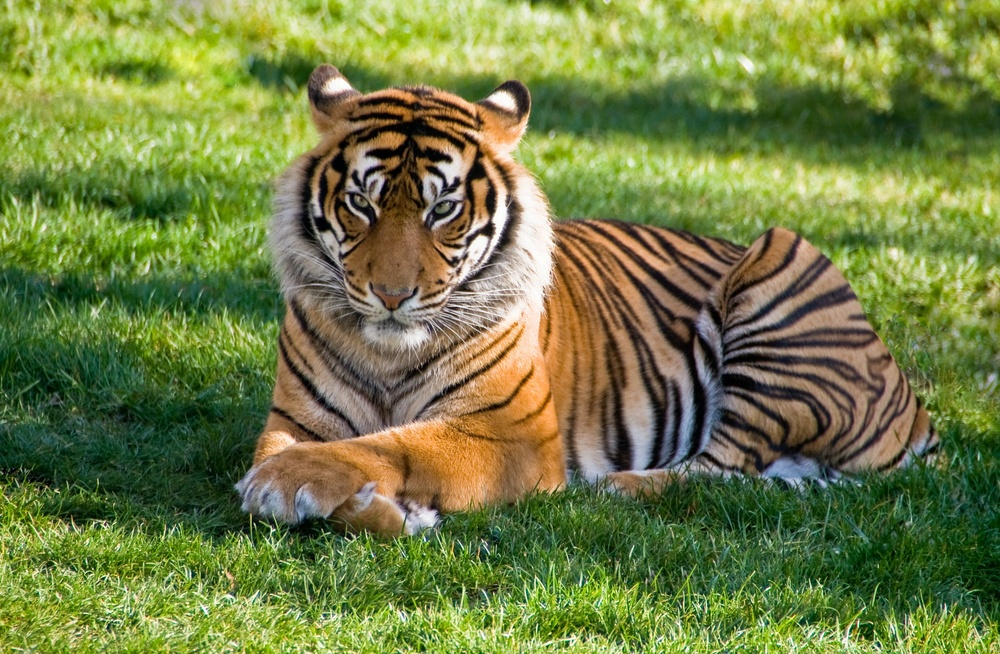
#> input picture image/tiger.jpeg, 1000 x 654 px, shrunk from 2292 x 1500 before the run, found by its file name
$ jupyter execute Histogram.ipynb
#> lines starting #> are read from the running program, lines starting #| are printed output that depends on the picture
# Import Libaries

[cell 1]
import numpy as np
import cv2 as cv
import matplotlib.pyplot as plt

# Read Image

[cell 2]
def read_image():
    path = "/media/rifat/STUDY/4-1/LAB/Image_Processing/image/tiger.jpeg"
    img = plt.imread(path)
#> img is the input picture: shape (654, 1000, 3); mean R, G, B 114.6, 126.5, 68.1
    grayscal = cv.cvtColor(img,cv.COLOR_RGB2GRAY)
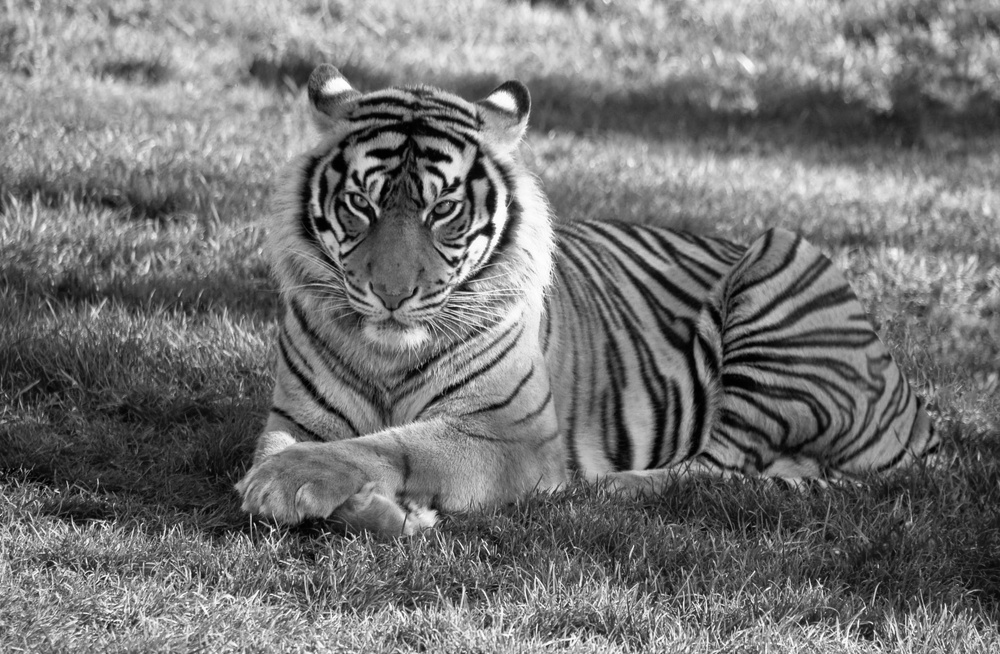
#> grayscal: shape (654, 1000); min 0, max 255, mean 116.3
    return img, grayscal

# Opencv Histrogram

[cell 3]
def hisogram_opencv(img):
    histr = cv.calcHist([img],[0],None,[256],[0,256])
    plt.plot(histr)
    plt.title("Opencv histogram")
    plt.show()

    return histr

# Manual Histrogram

[cell 4]
def hisogram_manual(img):
    img = np.rint(img)
    img = img.ravel()
    img = img.astype(int)
    cnt = []
    num = []
    for i in range(0,256):
        num.append(i)
        cnt.append(0)
    n = img.size

    for i in range(n):
        cnt[img[i]] += 1

    plt.plot(num,cnt)
    plt.title("Manual histogram")
    plt.show()


    return cnt

# Histrogram Compare

[cell 5]
def compare(x,y):
    dif = []
    for i in range (0,256):
        c = int(x[i]-y[i])
        dif.append(c)

    plt.plot(dif)
    plt.title("Opencv vs Manual histogram Difference")
    plt.show()

[cell 6]
if __name__ == "__main__":
    img, grayscal = read_image()
    print("Image Shape and Size",grayscal.shape, grayscal.size)
#| Image Shape and Size (654, 1000) 654000
    x = hisogram_manual(grayscal)
#> after the loop in hisogram_manual, `for i in range(n):`: cnt = 256 values, max 4156 at index 148, min 6 at index 255, mean 2554.7
#> in hisogram_manual, `plt.show()`:
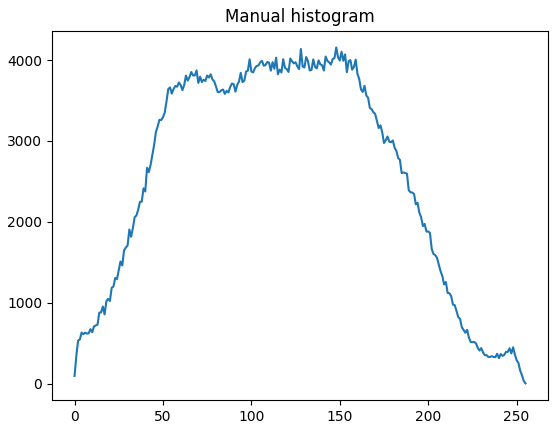
#> figure drawn by matplotlib, 1 panel; curve peaks at x = 148, y = 4156
#> x has the same summary as cnt in hisogram_manual
    y = hisogram_opencv(grayscal)
#> in hisogram_opencv, `histr = cv.calcHist([img],[0],None,[256],[0,256])`: histr has the same summary as cnt in hisogram_manual
#> y has the same summary as cnt in hisogram_manual
    compare(x,y)
#> after the loop in compare, `for i in range (0,256):`: dif = 256 values from 0 to 0
#> in compare, `plt.show()`:
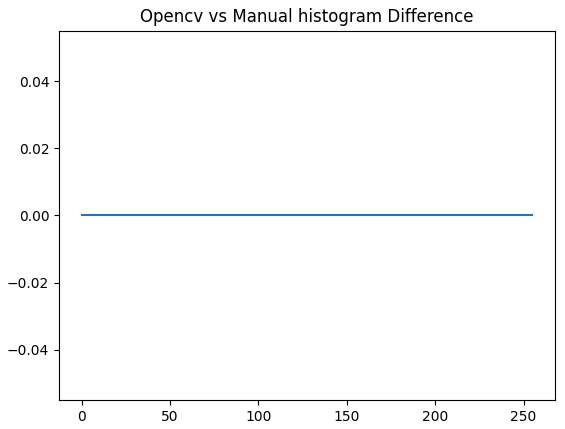
#> figure drawn by matplotlib, 1 panel

$ run again, with image/paddy.jpeg copied over image/tiger.jpeg
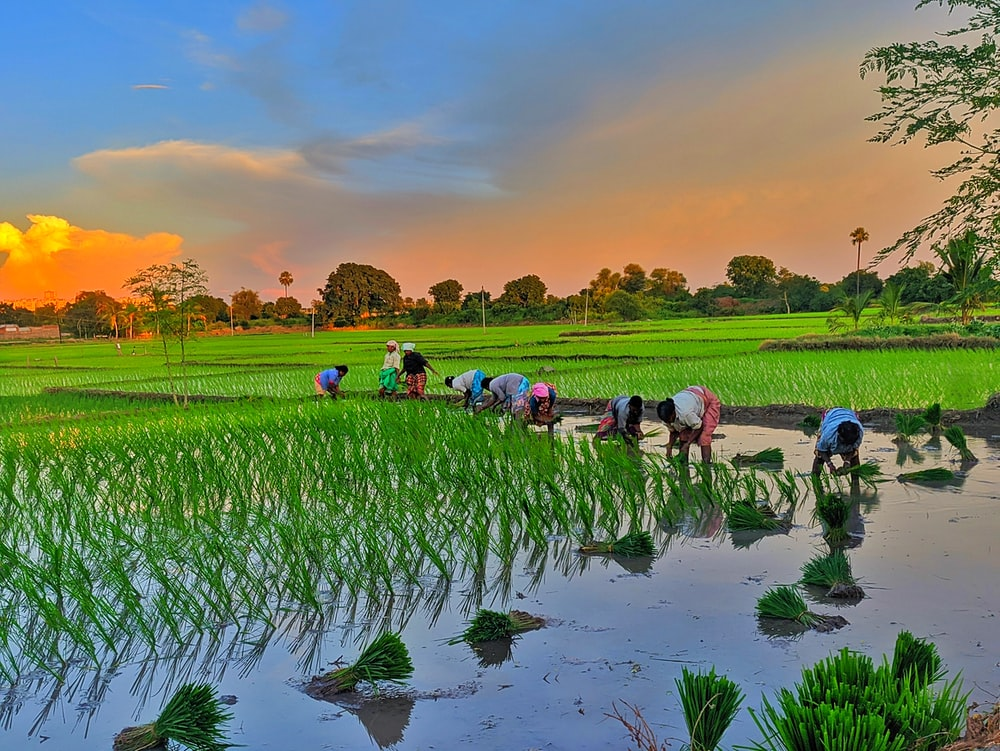
#> input picture image/paddy.jpeg, 1000 x 751 px, found by its file name
#> in read_image, img is the input picture: shape (751, 1000, 3); mean R, G, B 112.2, 127, 101.8
#> in read_image, `grayscal = cv.cvtColor(img,cv.COLOR_RGB2GRAY)`:
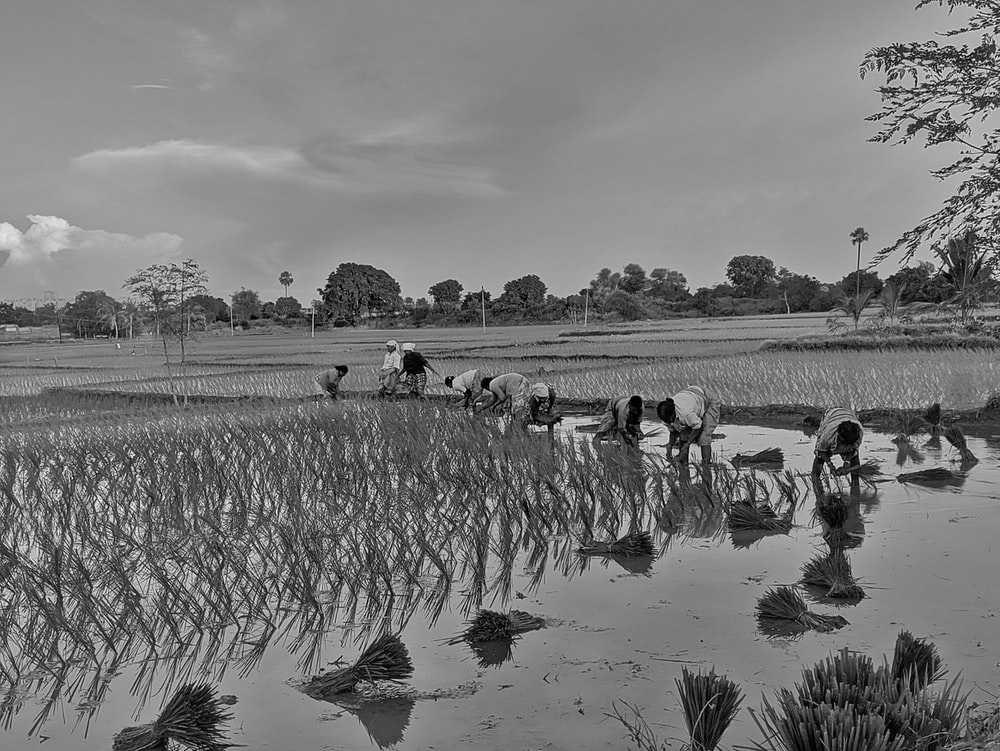
#> grayscal: shape (751, 1000); min 0, max 253, mean 119.7
#| Image Shape and Size (751, 1000) 751000
#> img: shape (751, 1000) float16
#> after the loop in hisogram_manual, `for i in range(n):`: cnt = 256 values, max 15457 at index 137, min 0 at index 251, mean 2933.6
#> in hisogram_manual, `plt.show()`:
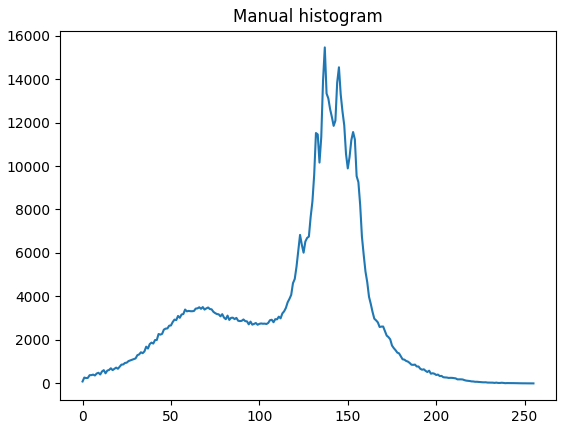
#> figure drawn by matplotlib, 1 panel; curve peaks at x = 137, y = 15457
#> x has the same summary as cnt in hisogram_manual
#> histr has the same summary as cnt in hisogram_manual
#> y has the same summary as cnt in hisogram_manual
#> after the loop in compare, `for i in range (0,256):`: dif = 256 values from 0 to 0

$ run again, with image/1.jpg copied over image/tiger.jpeg
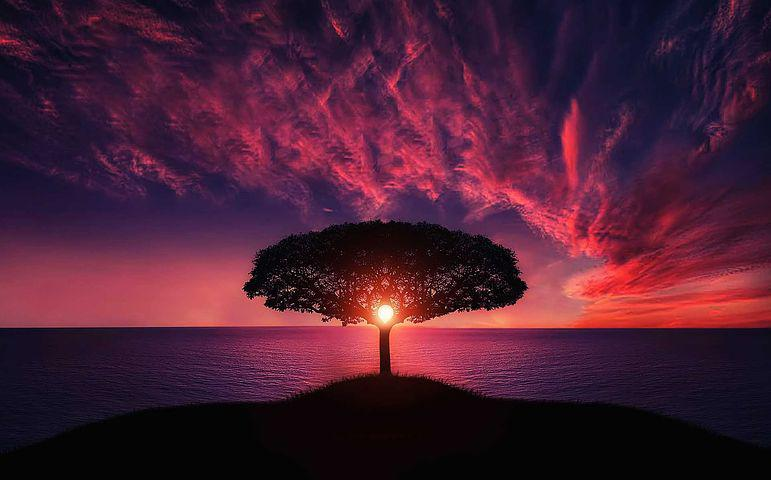
#> input picture image/1.jpg, 771 x 480 px, found by its file name
#> in read_image, img is the input picture: shape (480, 771, 3); mean R, G, B 73.7, 30.4, 51.4
#> in read_image, `grayscal = cv.cvtColor(img,cv.COLOR_RGB2GRAY)`:
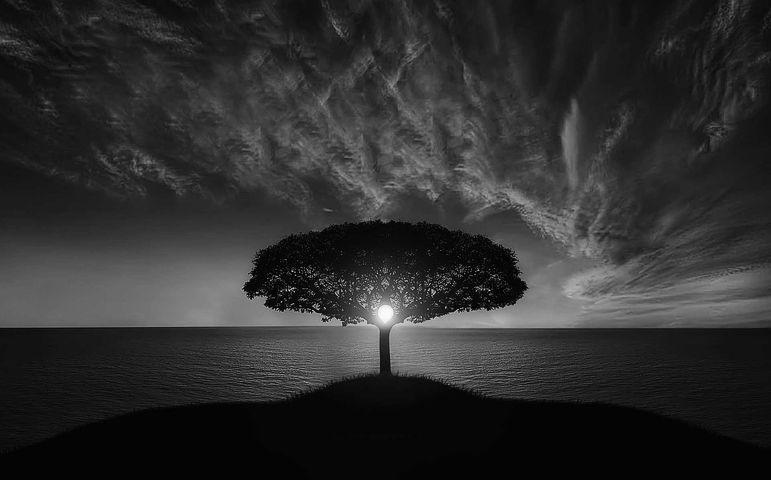
#> grayscal: shape (480, 771); min 0, max 254, mean 45.7
#| Image Shape and Size (480, 771) 370080
#> img: shape (480, 771) float16
#> after the loop in hisogram_manual, `for i in range(n):`: cnt = 256 values, max 34227 at index 4, min 0 at index 221, mean 1445.6
#> in hisogram_manual, `plt.show()`:
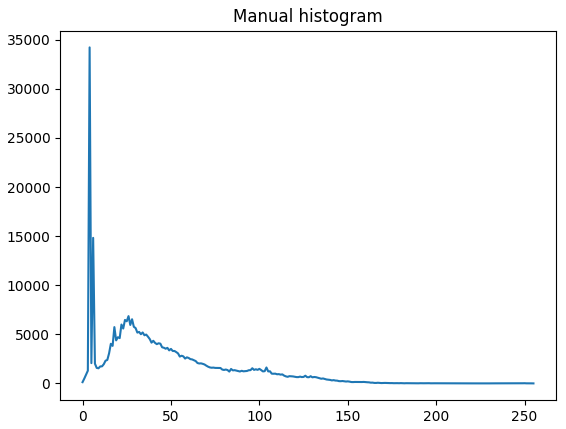
#> figure drawn by matplotlib, 1 panel; curve peaks at x = 4, y = 34227
#> x has the same summary as cnt in hisogram_manual
#> histr has the same summary as cnt in hisogram_manual
#> y has the same summary as cnt in hisogram_manual
#> after the loop in compare, `for i in range (0,256):`: dif = 256 values from 0 to 0
